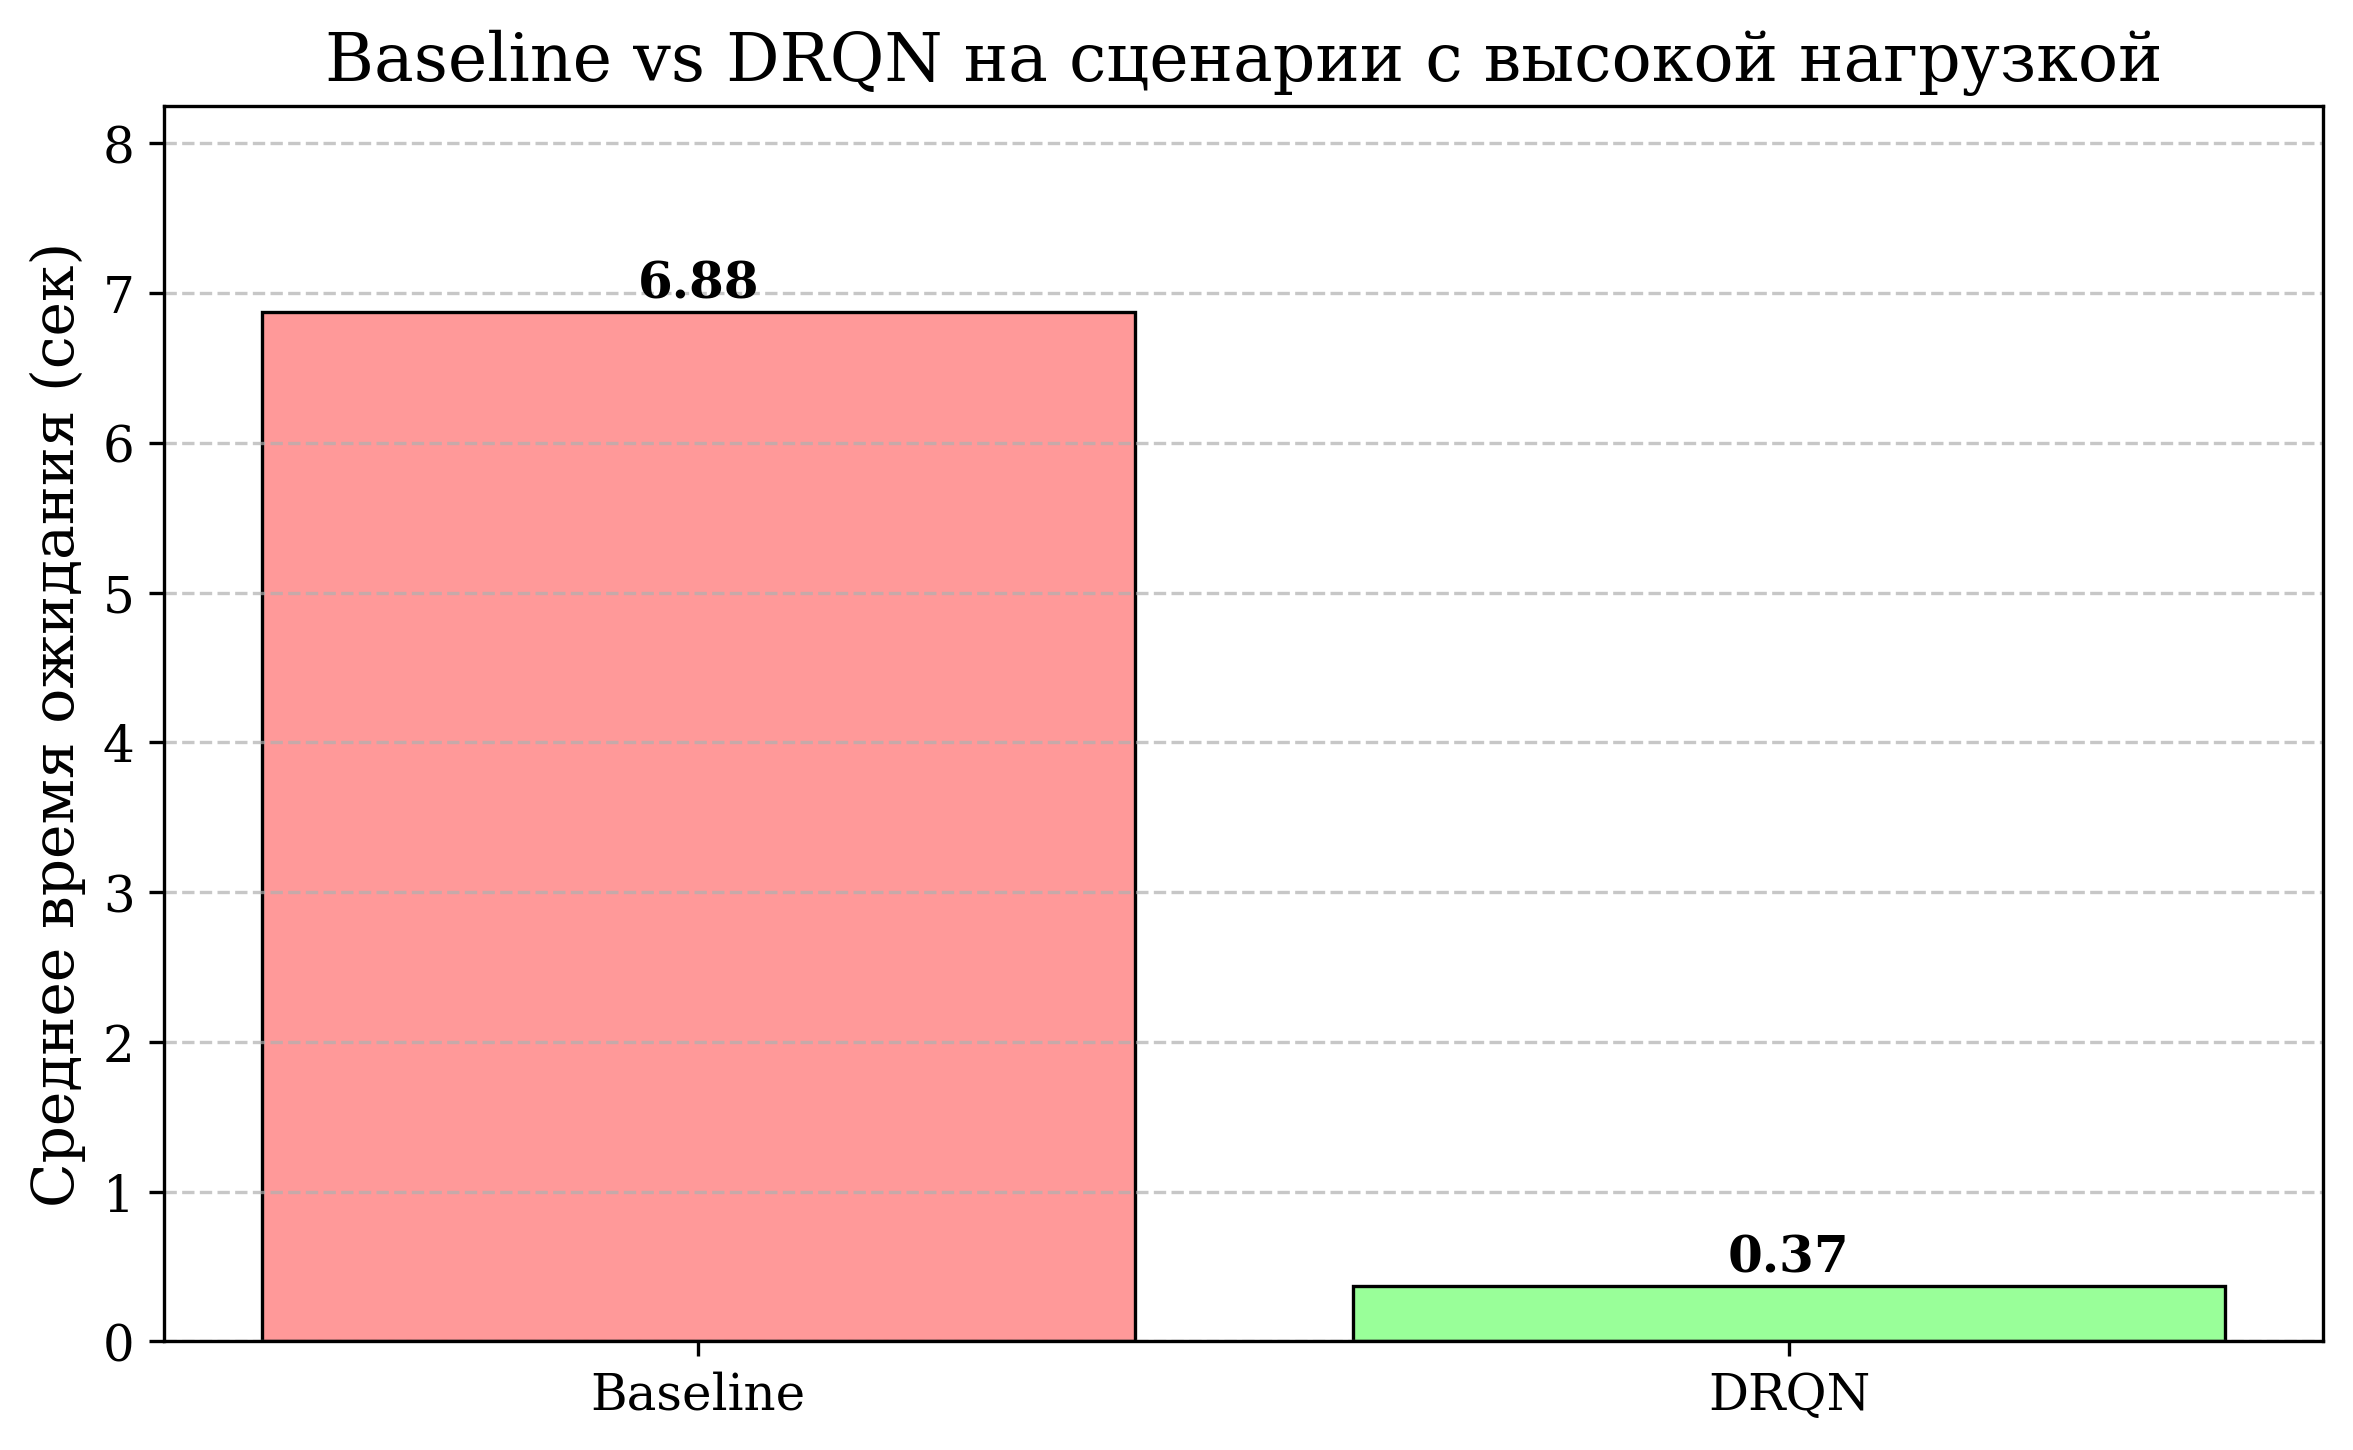

The Python source for this figure:
import os
import sys
import csv
import matplotlib.pyplot as plt
import torch
import numpy as np

# Настройка шрифтов для публикаций
plt.rcParams.update({
    "font.size": 12,
    "font.family": "serif",
    "axes.labelsize": 14,
    "axes.titlesize": 16,
    "xtick.labelsize": 12,
    "ytick.labelsize": 12,
    "legend.fontsize": 12,
    "figure.figsize": (8, 5)
})

SUMO_HOME = r"C:\Program Files (x86)\Eclipse\Sumo"
TOOLS = os.path.join(SUMO_HOME, "tools")
if TOOLS not in sys.path:
    sys.path.append(TOOLS)

from sumo_env import SumoEnv
import traci

def run_baseline():
    env = SumoEnv(sumo_cfg="heavy_test.sumocfg", gui=False, max_steps=7200, sensor_failure_prob=0.05)
    env.start()
    try:
        tls_logic = traci.trafficlight.getCompleteRedYellowGreenDefinition(env.ts_id)
        phases = tls_logic[0].phases
        fixed_duration = [p.duration for p in phases]
        num_phases = len(phases)
        phase_idx = 0
        time_in_phase = 0
        total_wait = 0

        for step in range(7200):
            if time_in_phase >= fixed_duration[phase_idx]:
                phase_idx = (phase_idx + 1) % num_phases
                time_in_phase = 0
            traci.trafficlight.setPhase(env.ts_id, phase_idx)
            traci.simulationStep()
            time_in_phase += 1
            wait = sum(traci.lane.getWaitingTime(lane) for lane in traci.trafficlight.getControlledLanes(env.ts_id))
            total_wait += wait

        return total_wait / 7200
    finally:
        env.close()

from sumo_history_env import SumoHistoryEnv
from drqn_agent import DRQN

def run_drqn():
    sequence_length = 5
    env = SumoHistoryEnv(
        sumo_cfg="heavy_test.sumocfg",
        gui=False,
        max_steps=7200,
        sensor_failure_prob=0.05,
        sequence_length=sequence_length
    )
    state_seq = env.reset()
    try:
        tls_logic = traci.trafficlight.getCompleteRedYellowGreenDefinition(env.ts_id)
        action_size = len(tls_logic[0].phases)
        device = torch.device("cpu")
        model = DRQN(len(state_seq[0]), action_size, hidden_dim=128).to(device)
        model.load_state_dict(torch.load("drqn_sumo.pth", map_location=device))
        model.eval()

        total_wait = 0
        step = 0
        while True:
            state_tensor = torch.FloatTensor(state_seq).unsqueeze(0).to(device)
            with torch.no_grad():
                q_values, _ = model(state_tensor)
                action = q_values.argmax().item()
            next_state_seq, reward, done = env.step_with_history(action, duration=10)
            wait = sum(traci.lane.getWaitingTime(lane) for lane in traci.trafficlight.getControlledLanes(env.ts_id))
            total_wait += wait
            state_seq = next_state_seq
            step += 1
            if done:
                break
        return total_wait / (step * 10) if step > 0 else 0
    finally:
        env.close()

if __name__ == "__main__":
    print("Запуск сравнения Baseline vs DRQN на heavy_test.sumocfg...\n")

    baseline = run_baseline()
    drqn = run_drqn()

    print("="*60)
    print("СРЕДНЕЕ ВРЕМЯ ОЖИДАНИЯ (секунды) — heavy-сценарий")
    print("="*60)
    print(f"{'Метод':<15} {'Время ожидания':<20} {'Улучшение':<15}")
    print("-"*60)
    print(f"{'Baseline':<15} {baseline:<20.2f} {'—':<15}")
    print(f"{'DRQN':<15} {drqn:<20.2f} {((baseline - drqn) / baseline * 100):<14.1f}%")
    print("="*60)

    with open("compare_heavy.csv", "w", newline="", encoding="utf-8") as f:
        writer = csv.writer(f)
        writer.writerow(["Method", "Avg_Waiting_Time_sec", "Improvement_vs_Baseline_%"])
        writer.writerow(["Baseline", baseline, 0])
        writer.writerow(["DRQN", drqn, (baseline - drqn) / baseline * 100])

    methods = ["Baseline", "DRQN"]
    avg_wait = [baseline, drqn]
    colors = ["#ff9999", "#99ff99"]

    plt.figure(figsize=(8, 5))
    bars = plt.bar(methods, avg_wait, color=colors, edgecolor='black', linewidth=0.8)

    for bar, value in zip(bars, avg_wait):
        plt.text(bar.get_x() + bar.get_width()/2, bar.get_height() + 0.02, 
                 f'{value:.2f}', ha='center', va='bottom', fontweight='bold')

    plt.ylabel("Среднее время ожидания (сек)")
    plt.title("Baseline vs DRQN на сценарии с высокой нагрузкой")
    plt.ylim(0, max(avg_wait) * 1.2)
    plt.grid(axis='y', linestyle='--', alpha=0.7)
    plt.tight_layout()

    plt.savefig("compare_heavy.png", dpi=300, bbox_inches='tight')
    print("\n График сохранён как 'compare_heavy.png'")
    print("Результаты сохранены в 'compare_heavy.csv'")
    
    plt.show()
